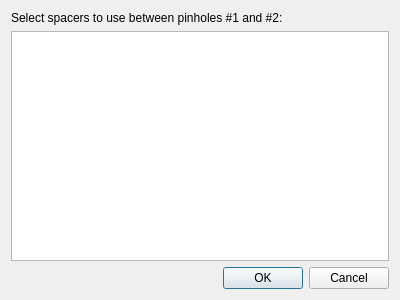
<?xml version="1.0" encoding="UTF-8"?>
<ui version="4.0">
 <class>Dialog</class>
 <widget class="QDialog" name="Dialog">
  <property name="geometry">
   <rect>
    <x>0</x>
    <y>0</y>
    <width>400</width>
    <height>300</height>
   </rect>
  </property>
  <property name="windowTitle">
   <string>Select spacers</string>
  </property>
  <layout class="QVBoxLayout" name="verticalLayout">
   <item>
    <widget class="QLabel" name="label">
     <property name="text">
      <string>Select spacers to use between pinholes #1 and #2:</string>
     </property>
    </widget>
   </item>
   <item>
    <widget class="QListWidget" name="listWidget">
     <property name="horizontalScrollBarPolicy">
      <enum>Qt::ScrollBarAlwaysOff</enum>
     </property>
     <property name="sizeAdjustPolicy">
      <enum>QAbstractScrollArea::AdjustToContents</enum>
     </property>
     <property name="showDropIndicator" stdset="0">
      <bool>false</bool>
     </property>
     <property name="alternatingRowColors">
      <bool>true</bool>
     </property>
     <property name="selectionMode">
      <enum>QAbstractItemView::MultiSelection</enum>
     </property>
     <property name="selectionBehavior">
      <enum>QAbstractItemView::SelectRows</enum>
     </property>
     <property name="textElideMode">
      <enum>Qt::ElideNone</enum>
     </property>
     <property name="resizeMode">
      <enum>QListView::Adjust</enum>
     </property>
     <property name="uniformItemSizes">
      <bool>true</bool>
     </property>
     <property name="sortingEnabled">
      <bool>false</bool>
     </property>
    </widget>
   </item>
   <item>
    <widget class="QDialogButtonBox" name="buttonBox">
     <property name="orientation">
      <enum>Qt::Horizontal</enum>
     </property>
     <property name="standardButtons">
      <set>QDialogButtonBox::Cancel|QDialogButtonBox::Ok</set>
     </property>
    </widget>
   </item>
  </layout>
 </widget>
 <resources/>
 <connections>
  <connection>
   <sender>buttonBox</sender>
   <signal>accepted()</signal>
   <receiver>Dialog</receiver>
   <slot>accept()</slot>
   <hints>
    <hint type="sourcelabel">
     <x>248</x>
     <y>254</y>
    </hint>
    <hint type="destinationlabel">
     <x>157</x>
     <y>274</y>
    </hint>
   </hints>
  </connection>
  <connection>
   <sender>buttonBox</sender>
   <signal>rejected()</signal>
   <receiver>Dialog</receiver>
   <slot>reject()</slot>
   <hints>
    <hint type="sourcelabel">
     <x>316</x>
     <y>260</y>
    </hint>
    <hint type="destinationlabel">
     <x>286</x>
     <y>274</y>
    </hint>
   </hints>
  </connection>
 </connections>
</ui>
